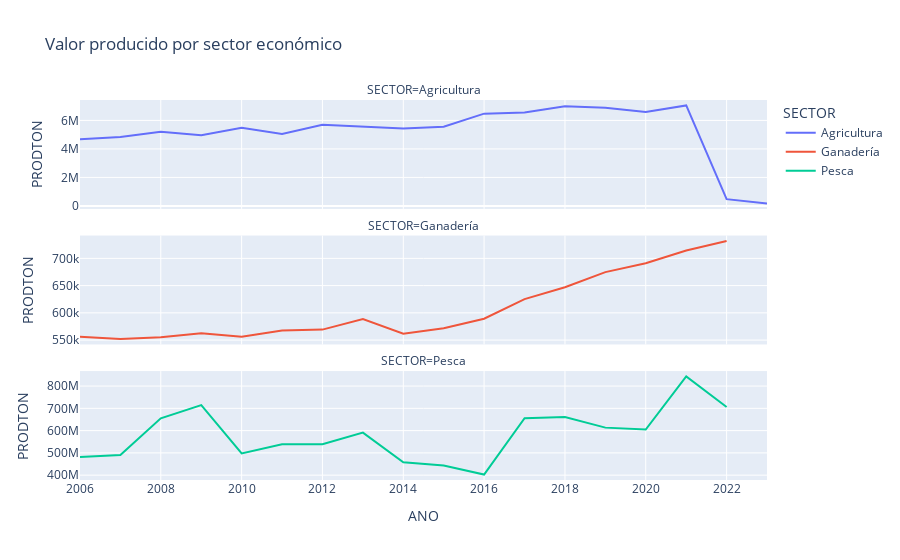

The notebook cell this image was saved under:
### Code cell
# Graficamos el valor producido por sector economico a traves del tiempo
fig = px.line(agp_anual, x='ANO', y='PRODTON', color='SECTOR', title='Valor producido por sector económico', facet_col='SECTOR', facet_col_wrap=1)
fig.update_yaxes(matches=None)
fig.show()

### Figure 1 — Plotly figure (JSON) as saved in the notebook; plotly's stock layout.template omitted (floating-point values rounded to 4 significant figures)
{"data": [{"hovertemplate": "SECTOR=Agricultura<br>ANO=%{x}<br>PRODTON=%{y}<extra></extra>", "legendgroup": "Agricultura", "line": {"color": "#636efa", "dash": "solid"}, "marker": {"symbol": "circle"}, "mode": "lines", "name": "Agricultura", "orientation": "v", "showlegend": true, "type": "scatter", "x": ["2006-01-01", "2007-01-01", "2008-01-01", "2009-01-01", "2010-01-01", "2011-01-01", "2012-01-01", "2013-01-01", "2014-01-01", "2015-01-01", "2016-01-01", "2017-01-01", "2018-01-01", "2019-01-01", "2020-01-01", "2021-01-01", "2022-01-01", "2023-01-01"], "xaxis": "x3", "y": [4685000.0, 4843000.0, 5196000.0, 4963000.0, 5490000.0, 5052000.0, 5692000.0, 5563000.0, 5441000.0, 5558000.0, 6476000.0, 6562000.0, 6989000.0, 6894000.0, 6598000.0, 7049000.0, 475900.0, 171900.0], "yaxis": "y3"}, {"hovertemplate": "SECTOR=Ganadería<br>ANO=%{x}<br>PRODTON=%{y}<extra></extra>", "legendgroup": "Ganadería", "line": {"color": "#EF553B", "dash": "solid"}, "marker": {"symbol": "circle"}, "mode": "lines", "name": "Ganadería", "orientation": "v", "showlegend": true, "type": "scatter", "x": ["2006-01-01", "2007-01-01", "2008-01-01", "2009-01-01", "2010-01-01", "2011-01-01", "2012-01-01", "2013-01-01", "2014-01-01", "2015-01-01", "2016-01-01", "2017-01-01", "2018-01-01", "2019-01-01", "2020-01-01", "2021-01-01", "2022-01-01"], "xaxis": "x2", "y": [556000.0, 552000.0, 555300.0, 562700.0, 556200.0, 567500.0, 569200.0, 588600.0, 561700.0, 571700.0, 589200.0, 625100.0, 647000.0, 674800.0, 691000.0, 714300.0, 731900.0], "yaxis": "y2"}, {"hovertemplate": "SECTOR=Pesca<br>ANO=%{x}<br>PRODTON=%{y}<extra></extra>", "legendgroup": "Pesca", "line": {"color": "#00cc96", "dash": "solid"}, "marker": {"symbol": "circle"}, "mode": "lines", "name": "Pesca", "orientation": "v", "showlegend": true, "type": "scatter", "x": ["2006-01-01", "2007-01-01", "2008-01-01", "2009-01-01", "2010-01-01", "2011-01-01", "2012-01-01", "2013-01-01", "2014-01-01", "2015-01-01", "2016-01-01", "2017-01-01", "2018-01-01", "2019-01-01", "2020-01-01", "2021-01-01", "2022-01-01"], "xaxis": "x", "y": [481505000, 490754000, 654957000, 714565002, 497641000, 538763000, 538644000, 591013000, 457990000, 443557000, 402693504, 655400000.0, 661398663, 613382988, 604614501, 842868074, 705816585], "yaxis": "y"}], "layout": {"annotations": [{"font": {}, "showarrow": false, "text": "SECTOR=Pesca", "x": 0.5, "xanchor": "center", "xref": "paper", "y": 0.2867, "yanchor": "bottom", "yref": "paper"}, {"font": {}, "showarrow": false, "text": "SECTOR=Ganadería", "x": 0.5, "xanchor": "center", "xref": "paper", "y": 0.6433, "yanchor": "bottom", "yref": "paper"}, {"font": {}, "showarrow": false, "text": "SECTOR=Agricultura", "x": 0.5, "xanchor": "center", "xref": "paper", "y": 1.0, "yanchor": "bottom", "yref": "paper"}], "legend": {"title": {"text": "SECTOR"}, "tracegroupgap": 0}, "title": {"text": "Valor producido por sector económico"}, "xaxis": {"anchor": "y", "domain": [0, 1], "title": {"text": "ANO"}}, "xaxis2": {"anchor": "y2", "domain": [0, 1], "matches": "x", "showticklabels": false}, "xaxis3": {"anchor": "y3", "domain": [0, 1], "matches": "x", "showticklabels": false}, "yaxis": {"anchor": "x", "domain": [0, 0.2867], "title": {"text": "PRODTON"}}, "yaxis2": {"anchor": "x2", "domain": [0.3567, 0.6433], "title": {"text": "PRODTON"}}, "yaxis3": {"anchor": "x3", "domain": [0.7133, 1.0], "title": {"text": "PRODTON"}}}}
